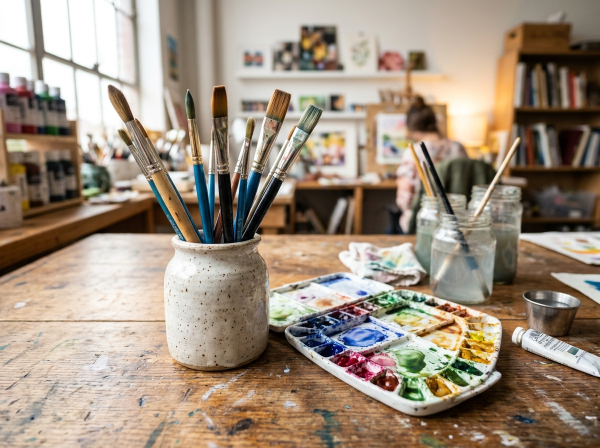
#> input picture src/assets/images/art_palette_studio_1792908981746.jpg, 1200 x 896 px (shown at 1/2 size); its folder holds only this picture in this run
$ python contact.py
#> lines starting #> are read from the running program, lines starting #| are printed output that depends on the picture
from PIL import Image, ImageDraw
import os, glob
files=sorted(glob.glob(r'D:\CyberSprint\web\public\images\*.jpg'))
cols=6; tw=220; th=150
rows=(len(files)+cols-1)//cols
sheet=Image.new('RGB',(cols*tw, rows*(th+24)),'white')
#> sheet: PIL image 1320x174 RGB; every value is 255
d=ImageDraw.Draw(sheet)
for i,f in enumerate(files):
    im=Image.open(f).convert('RGB'); im.thumbnail((tw,th))
#> further down, im is the input picture: PIL image 1200x896 RGB; mean R, G, B 158.9, 143, 126.7
#> after `im.thumbnail((tw, th))`:
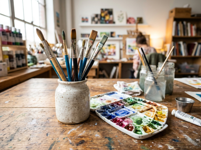
#> im: PIL image 201x150 RGB; mean R, G, B 159, 143.1, 126.8
    x=(i%cols)*tw; y=(i//cols)*(th+24)
    sheet.paste(im,(x,y))
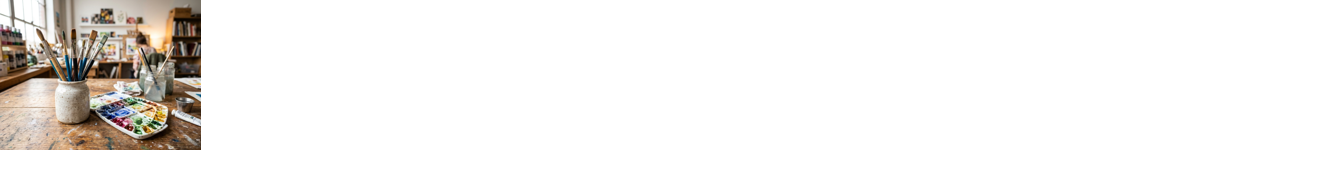
#> sheet: PIL image 1320x174 RGB; mean R, G, B 242.4, 240.3, 238.2
    d.text((x+4,y+th+4), os.path.basename(f), fill='black')
sheet.save(r'D:\CyberSprint\design\contact_sheet.jpg', quality=85)
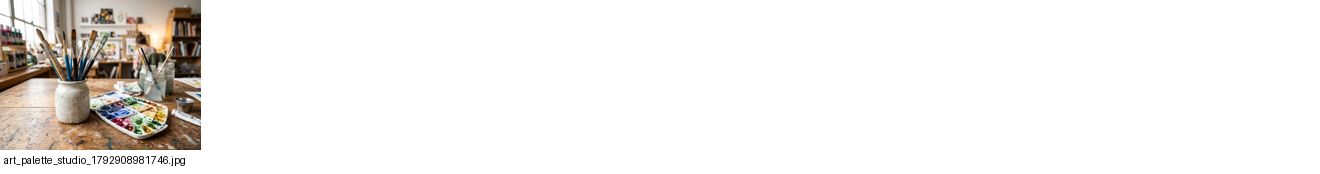
#> saved as contact_sheet.jpg: PIL image 1320x174 RGB; mean R, G, B 241.9, 239.8, 237.7
print(len(files), sheet.size)
#| 1 (1320, 174)

$ run again, on src/assets/images/dance_grace_studio_1792908983014.jpg
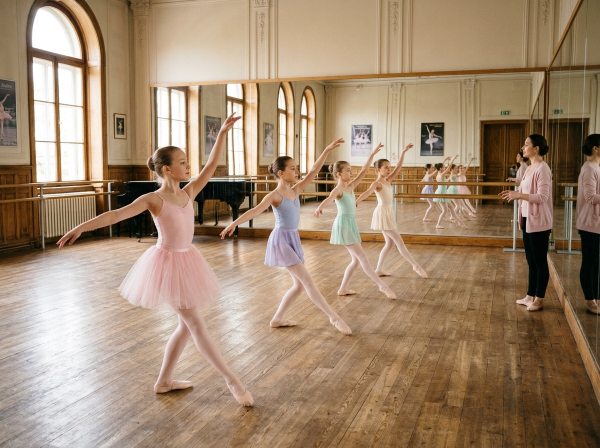
#> input picture src/assets/images/dance_grace_studio_1792908983014.jpg, 1200 x 896 px (shown at 1/2 size)
#> im is the input picture: PIL image 1200x896 RGB; mean R, G, B 161.7, 137.1, 112.3
#> `im.thumbnail((tw, th))`:
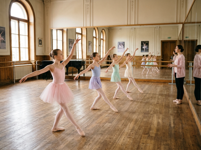
#> im: PIL image 201x150 RGB; mean R, G, B 161.8, 137.2, 112.4
#> `sheet.save(r'D:\CyberSprint\design\contact_sheet.jpg', quality=85)`:
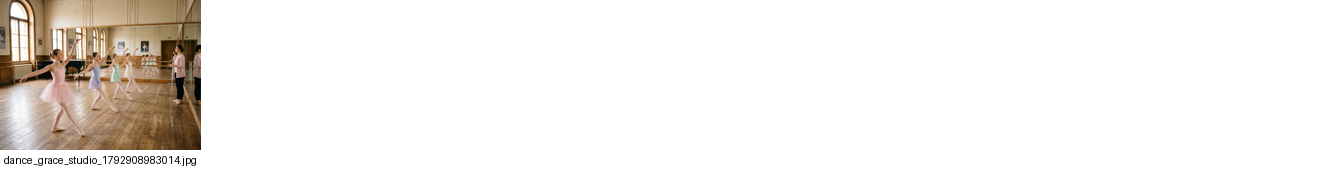
#> saved as contact_sheet.jpg: PIL image 1320x174 RGB; mean R, G, B 242.3, 239, 235.8
#| 1 (1320, 174)

$ run again, on src/assets/images/football_academy_1792908983098.jpg
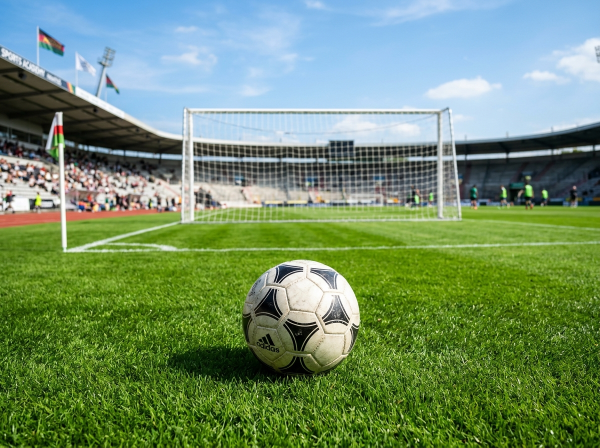
#> input picture src/assets/images/football_academy_1792908983098.jpg, 1200 x 896 px (shown at 1/2 size)
#> im is the input picture: PIL image 1200x896 RGB; mean R, G, B 114.1, 142.9, 106.3
#> `im.thumbnail((tw, th))`:
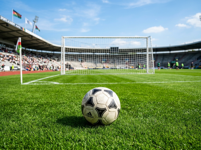
#> im: PIL image 201x150 RGB; mean R, G, B 114.2, 143.1, 106.4
#> `sheet.save(r'D:\CyberSprint\design\contact_sheet.jpg', quality=85)`:
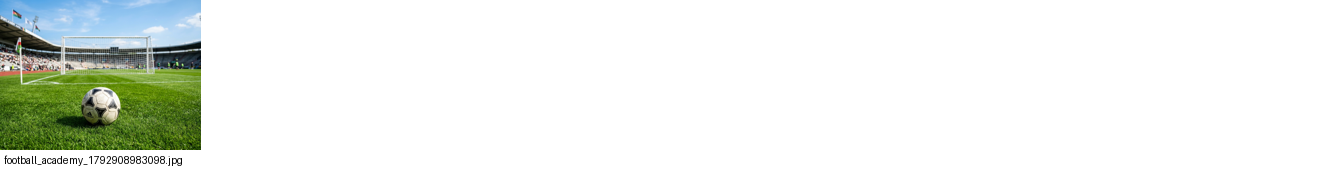
#> saved as contact_sheet.jpg: PIL image 1320x174 RGB; mean R, G, B 236, 239.8, 235
#| 1 (1320, 174)
